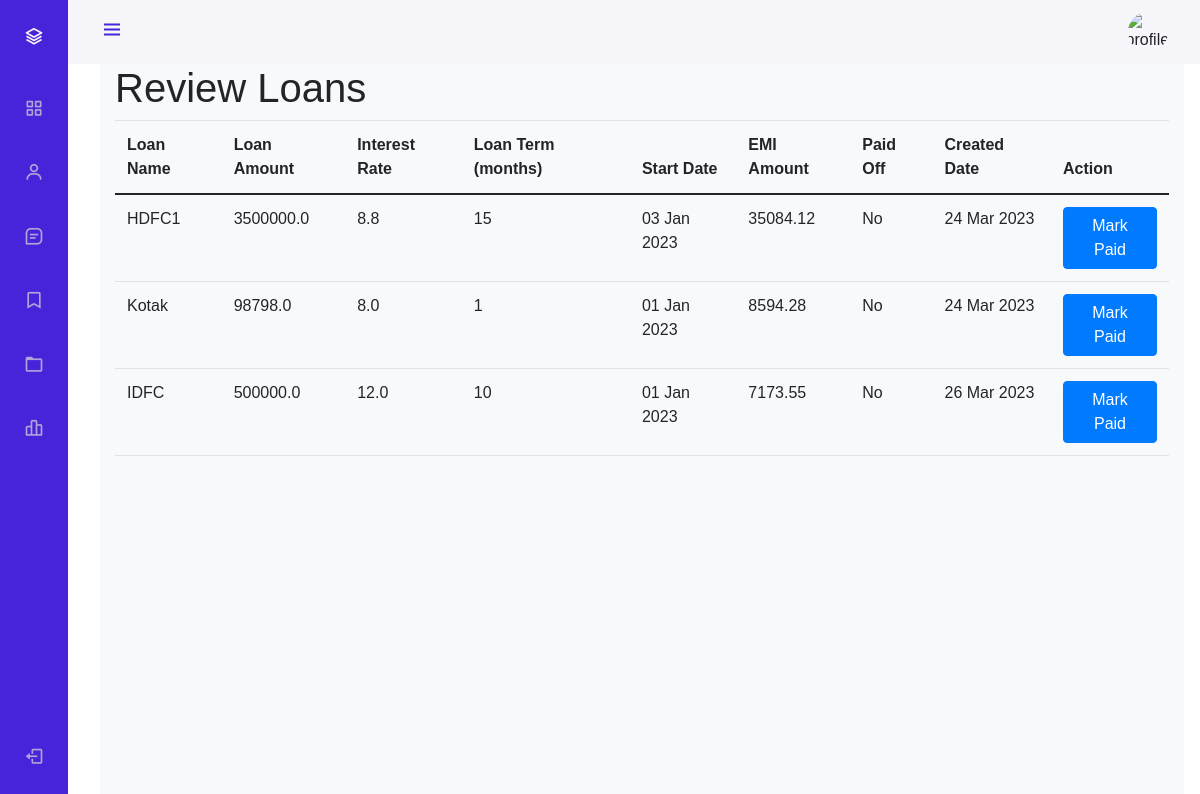
Screenshot of /review_loans (signed in) with the database file from the repository.
### models.py (models this page shows)
class Emi(db.Model):
    loan_name = db.Column(db.Text, primary_key=True, nullable=False)
    loan_amount = db.Column(db.Float, nullable=False)
    interest_rate = db.Column(db.Float, nullable=False)
    loan_term = db.Column(db.Integer, nullable=False)
    start_date = db.Column(db.Date, nullable=False)
    emi_amount = db.Column(db.Float, nullable=False)
    paid_off = db.Column(db.Boolean, nullable=False, default=False)
    created_date = db.Column(db.Date, default=datetime.utcnow)

### emi_tracker.py (the view, shortened to what this page needs)
@app.route('/review_loans', methods=['GET', 'POST'])
@login_required
def review_loan():
    emis = Emi.query.all()
    return render_template('review_loans.html', emis=emis)

### emi_tracker.py (called while the page is built)
@login_manager.user_loader
def load_user(user_id):
    return User.query.get(int(user_id))

### templates/review_loans.html (shortened to what this page needs)
{% extends "base.html" %}
{% block content %}
<div class="container">
  <h1>Review Loans</h1>
  <table class="table">
    <thead>
      <tr>
        <th>Loan Name</th>
        <th>Loan Amount</th>
        <th>Interest Rate</th>
        <th>Loan Term (months)</th>
        <th>Start Date</th>
        <th>EMI Amount</th>
        <th>Paid Off</th>
        <th>Created Date</th>
        <th>Action</th>
      </tr>
    </thead>
    <tbody>
      {% for emi in emis %}
      <tr>
        <td>{{ emi.loan_name }}</td>
        <td>{{ emi.loan_amount }}</td>
        <td>{{ emi.interest_rate }}</td>
        <td>{{ emi.loan_term }}</td>
        <td>{{ emi.start_date.strftime('%d %b %Y') }}</td>
        <td>{{ emi.emi_amount }}</td>
        <td>{{ "Yes" if emi.paid_off else "No" }}</td>
        <td>{{ emi.created_date.strftime('%d %b %Y') }}</td>
        <td>
          <form method="POST">
            <button type="submit" class="btn btn-primary {% if emi.paid_off %}btn-success{% endif %}">{{ "Mark Unpaid" if emi.paid_off else "Mark Paid" }}</button>
          </form>
        </td>
      </tr>
      {% endfor %}
    </tbody>
  </table>
</div>
{% endblock %}

### templates/base.html (shortened to what this page needs)
<!doctype html>
<html>
   <head>
      <link rel="stylesheet" href="https://cdnjs.cloudflare.com/ajax/libs/twitter-bootstrap/4.6.0/css/bootstrap.min.css">
      <link rel="stylesheet" href="https://stackpath.bootstrapcdn.com/bootstrap/4.5.0/css/bootstrap.min.css">
      <link href='https://cdn.jsdelivr.net/npm/bootstrap@5.0.0-beta1/dist/css/bootstrap.min.css' rel='stylesheet'>
      <link href='https://cdn.jsdelivr.net/npm/boxicons@latest/css/boxicons.min.css' rel='stylesheet'>
      <link rel="stylesheet" href="https://stackpath.bootstrapcdn.com/bootstrap/4.5.2/css/bootstrap.min.css">
      <link rel="stylesheet" href="https://stackpath.bootstrapcdn.com/bootstrap/4.3.1/css/bootstrap.min.css"
>
   </head>
   <body className='snippet-body'>
      <body id="body-pd">
         {% block header %}
         <header class="header" id="header">
            <div class="header_toggle"><i class='bx bx-menu' id="header-toggle"></i></div>
            <div class="header_img"><img src="https://fb.pmv.co.in/api/public/dl/houx_nBy" alt="profile_pic"></div>
         </header>
         {% endblock %}
         <div class="l-navbar" id="nav-bar">
            <nav class="nav">
               <div>
                  <a href="/" class="nav_logo"> <i class='bx bx-layer nav_logo-icon'></i> <span class="nav_logo-name">Home</span>
                  </a>
                  <div class="nav_list">
                     <a href="/dash" class="nav_link ">
                     <i class='bx bx-grid-alt nav_icon'></i>
                     </a>
                     <a href="#" class="nav_link">
                     <i class='bx bx-user nav_icon'></i>
                     </a>
                     <a href="/existing_emis" class="nav_link">
                     <i class='bx bx-message-square-detail nav_icon'></i>
                     </a>
                     <a href="#" class="nav_link">
                     <i class='bx bx-bookmark nav_icon'></i>
                     </a>
                     <a href="#" class="nav_link">
                     <i class='bx bx-folder nav_icon'></i>
                     </a>
                     <a href="#" class="nav_link">
                     <i class='bx bx-bar-chart-alt-2 nav_icon'></i>
                     </a>
                  </div>
               </div>
               <a href="/logout" class="nav_link"> <i class='bx bx-log-out nav_icon'></i> <span class="nav_name">SignOut</span> </a>
            </nav>
         </div>
         <div class="height-100 bg-light">
            {% block content %}
            {% endblock %}
         </div>
   </body>
</html>

### templates/base.html (style rules this page uses)
:root { --header-height: 3rem;--nav-width: 68px;--first-color: #4723D9;--first-color-light: #AFA5D9;--white-color: #F7F6FB;--body-font: 'Nunito', sans-serif;--normal-font-size: 1rem;--z-fixed: 100 }
*,::before,::after { box-sizing: border-box }
body { position: relative;margin: var(--header-height) 0 0 0;padding: 0 1rem;font-family: var(--body-font);font-size: var(--normal-font-size);transition: .5s }
a { text-decoration: none }
.header { width: 100%;height: var(--header-height);position: fixed;top: 0;left: 0;display: flex;align-items: center;justify-content: space-between;padding: 0 1rem;background-color: var(--white-color);z-index: var(--z-fixed);transition: .5s }
.header_toggle { color: var(--first-color);font-size: 1.5rem;cursor: pointer }
.header_img { width: 35px;height: 35px;display: flex;justify-content: center;border-radius: 50%;overflow: hidden }
.header_img img { width: 40px }
.l-navbar { position: fixed;top: 0;left: -30%;width: var(--nav-width);height: 100vh;background-color: var(--first-color);padding: .5rem 1rem 0 0;transition: .5s;z-index: var(--z-fixed) }
.nav { height: 100%;display: flex;flex-direction: column;justify-content: space-between;overflow: hidden }
.nav_logo, .nav_link { display: grid;grid-template-columns: max-content max-content;align-items: center;column-gap: 1rem;padding: .5rem 0 .5rem 1.5rem }
.nav_logo { margin-bottom: 2rem }
.nav_logo-icon { font-size: 1.25rem;color: var(--white-color) }
.nav_link { position: relative;color: var(--first-color-light);margin-bottom: 1.5rem;transition: .3s }
.nav_icon { font-size: 1.25rem }
.height-100 { height:100vh }
@media screen and (min-width: 768px) { body { margin: calc(var(--header-height) + 1rem) 0 0 0;padding-left: calc(var(--nav-width) + 2rem) } }
@media screen and (min-width: 768px) { .header { height: calc(var(--header-height) + 1rem);padding: 0 2rem 0 calc(var(--nav-width) + 2rem) } }
@media screen and (min-width: 768px) { .header_img { width: 40px;height: 40px } }
@media screen and (min-width: 768px) { .header_img img { width: 45px } }
@media screen and (min-width: 768px) { .l-navbar { left: 0;padding: 1rem 1rem 0 0 } }

### rows the page displays
Emi: loan_name "HDFC1", loan_amount "3500000.0", interest_rate "8.8", loan_term "15", start_date "03 Jan 2023", emi_amount "35084.12", paid_off "No", created_date "24 Mar 2023", paid_off "Mark Paid"
Emi: loan_name "Kotak", loan_amount "98798.0", interest_rate "8.0", loan_term "1", start_date "01 Jan 2023", emi_amount "8594.28", paid_off "No", created_date "24 Mar 2023", paid_off "Mark Paid"
Emi: loan_name "IDFC", loan_amount "500000.0", interest_rate "12.0", loan_term "10", start_date "01 Jan 2023", emi_amount "7173.55", paid_off "No", created_date "26 Mar 2023", paid_off "Mark Paid"
